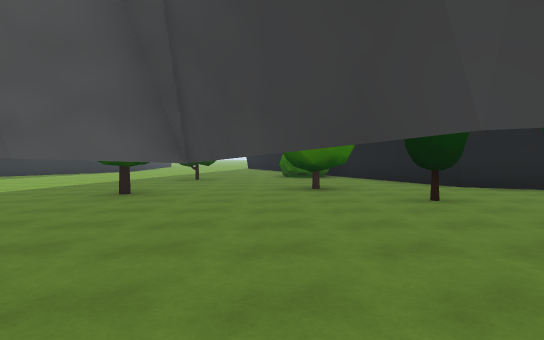
view 1 (above)

24 first-person views from a walk through a scene from a Unity 3-D project. The camera is 1.4 m above the floor, tilts 2° down and sees 75° across. The floor is counted in squares, 2 m on a side. Each view is taken from the middle of a square. On the plan, view 1 faces up. The plan holds only what a view shows up to about 11 squares ahead; the rest is blank. The place goes on beyond the plan. Some animated figures are not drawn.

view 2
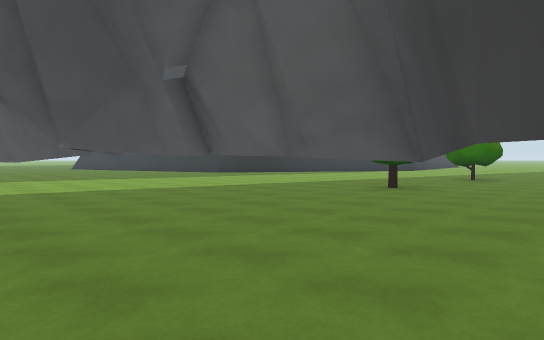

view 3
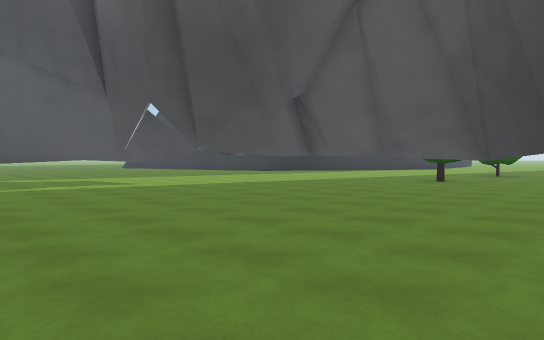

view 4
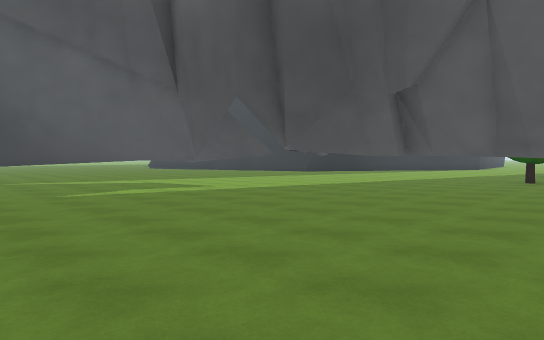

view 5
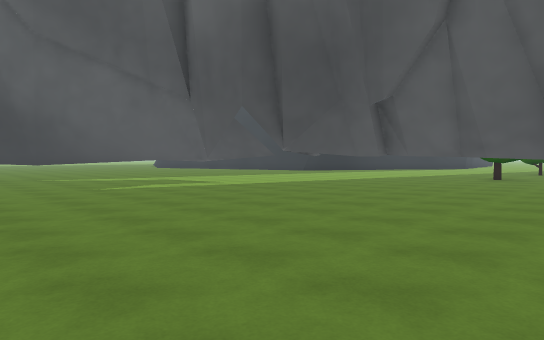

view 6
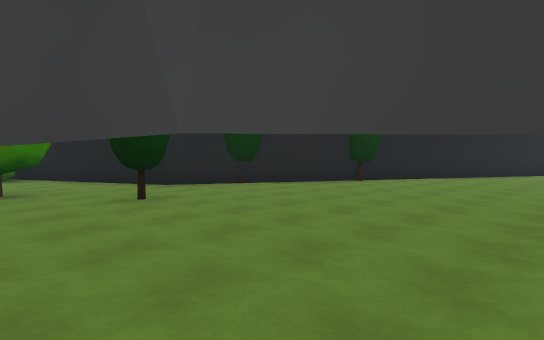

view 7
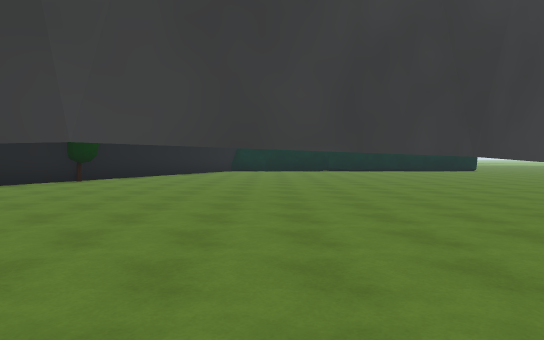

view 8
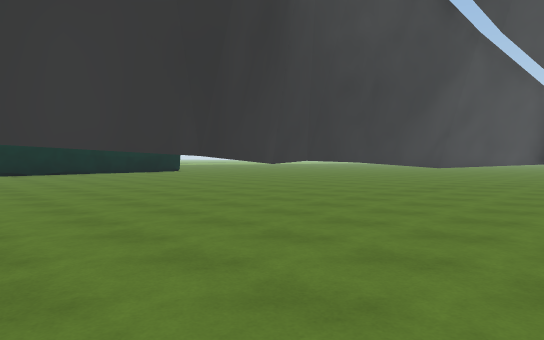

view 9
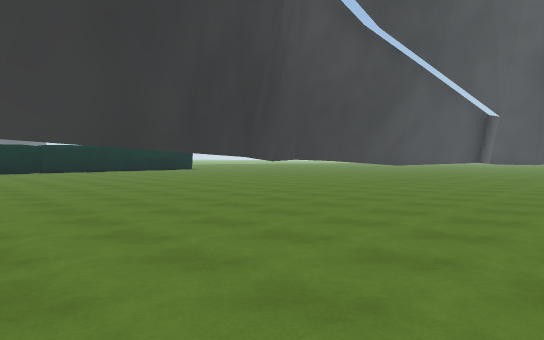

view 10
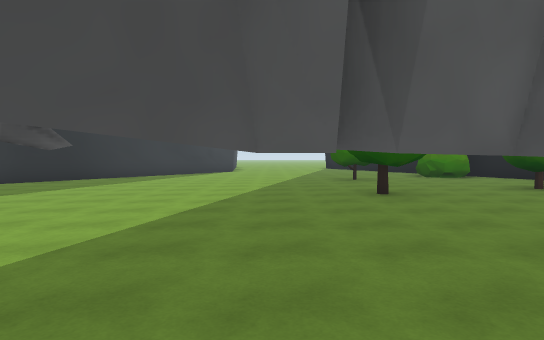

view 11
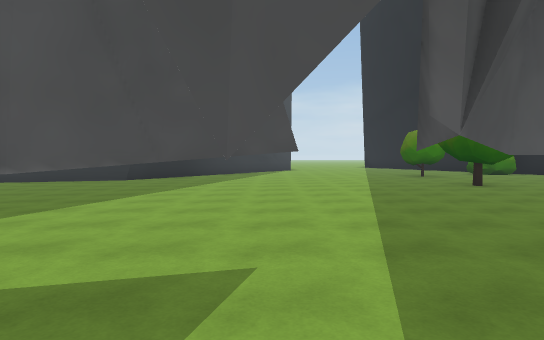

view 12
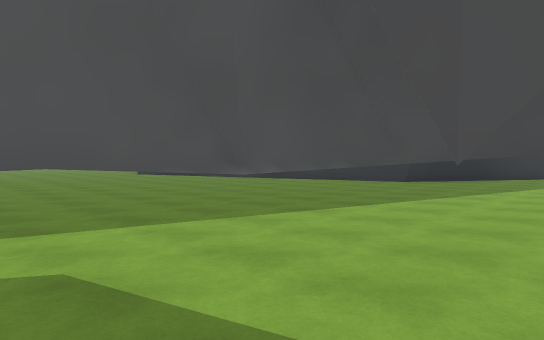

view 13
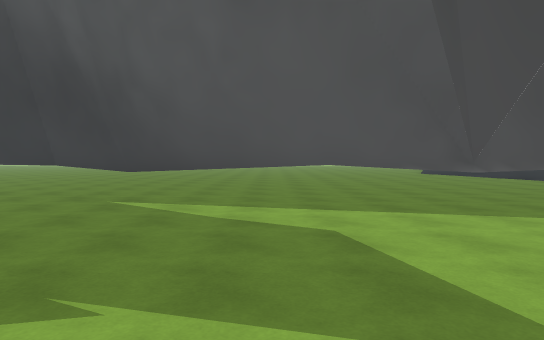

view 14
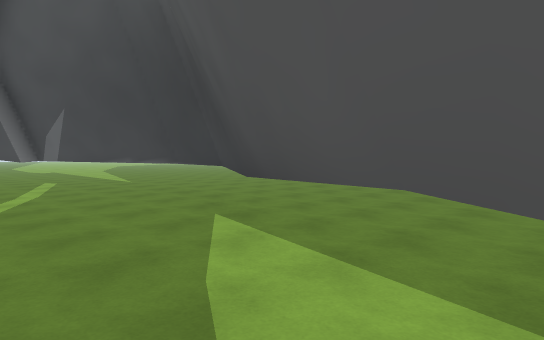

view 15
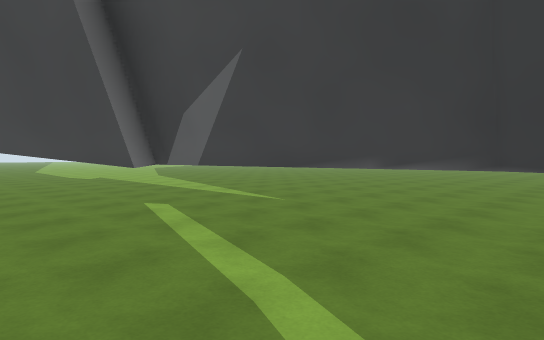

view 16
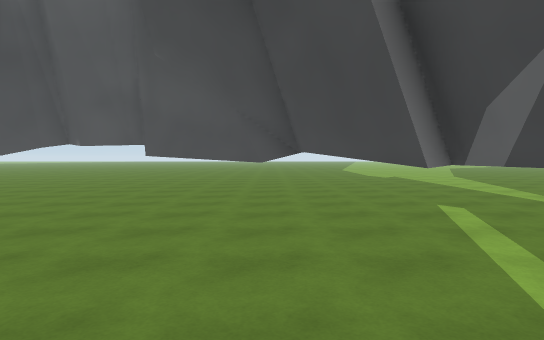

view 17
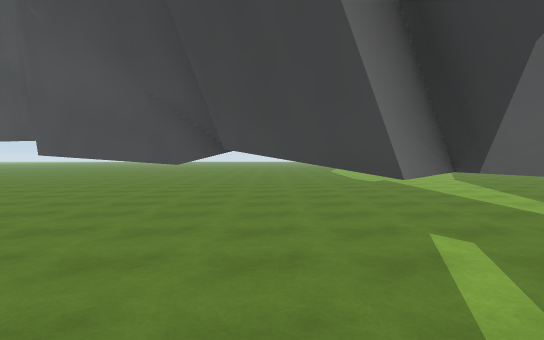

view 18
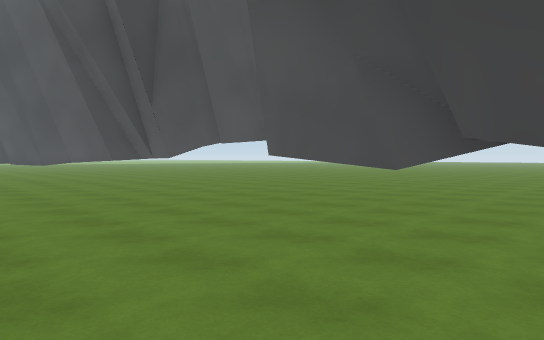

view 19
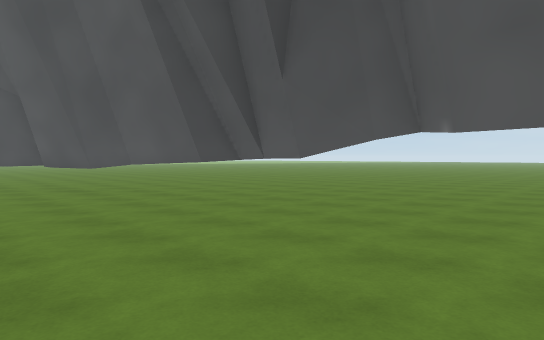

view 20
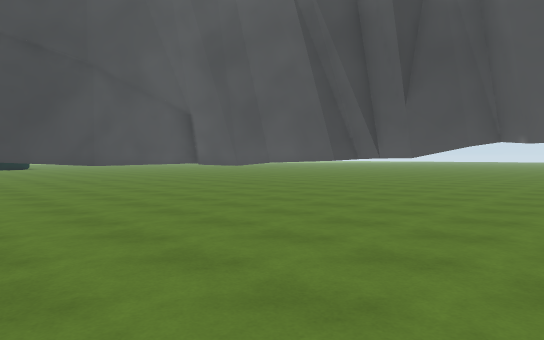

view 21
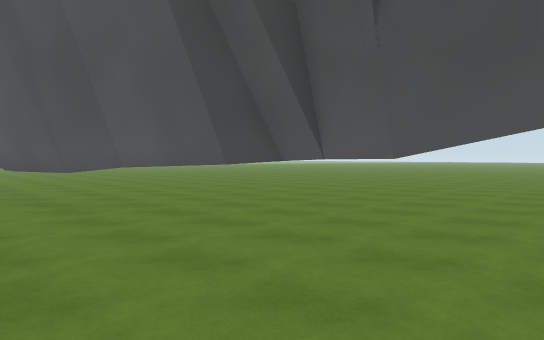

view 22
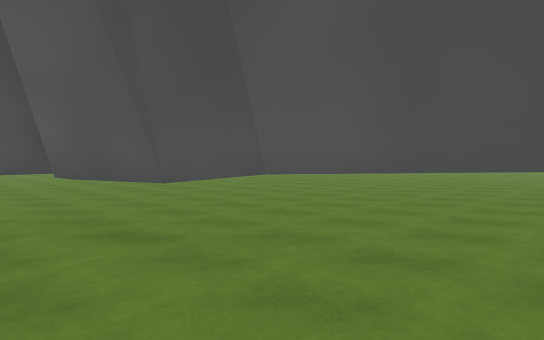

view 23
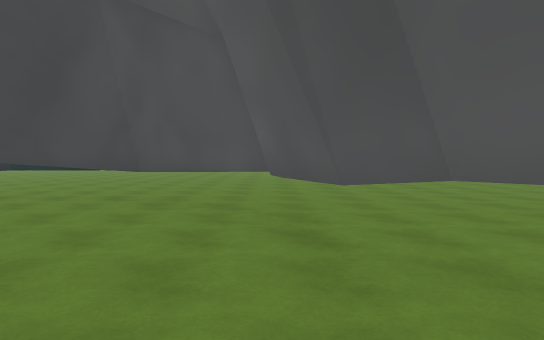

view 24
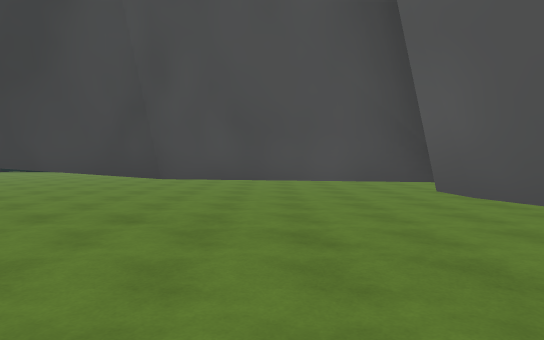

### Floor plan
Key: @ floor where view 1 was taken; # wall or solid block; x gap in a wall; . floor; T tree; H thing the floor can be seen under or through.
Columns run from 15 left of view 1 to 14 right of it. Each row starts with its distance up from view 1.
 13                  ##
 12    ##.       T.  .#
 11    #........TT....##
 10   ##...............#
  9  ##................##
  8 ................T...##
  7 ............T........####
  6 ............T.....T.....#T
  5 ..........................#
  4 ............................
  3 ...........HHHH..............
  2 .......H HH....H.............
  1 .....HH........H..........
  0 ....H..#.......@#.........
 -1 ....H............#..........
 -2 ...H.............#..........
 -3 ..H...............#...........
 -4 ..H................H..........
 -5 .H.................H.........
 -6 .H....  ...........H........
 -7 .H..... ...........H.......
 -8 ..H................H.......
 -9 ..H................H.......
-10 ...H...............H.......
-11 ....H.............H.......
-12 ....HH..........HH........
-13 ......HH......HH...........
-14 ........H  x##.............
-15 ..........................
-16 ........................
-17 ........................
-18 ........................
-19 .......................

Where each view was taken, in squares from view 1:
view 1: 0 up, 0 right, facing up
view 2: 1 down, 1 right, facing up-left
view 3: 4 down, 1 right, facing up-left
view 4: 5 down, 1 left, facing up-left
view 5: 6 down, 0 right, facing up-left
view 6: 0 up, 0 right, facing up-right
view 7: 0 up, 1 left, facing right
view 8: 1 down, 1 right, facing down-right
view 9: 1 up, 1 left, facing down-right
view 10: 0 up, 5 left, facing up
view 11: 2 down, 8 left, facing up
view 12: 1 down, 8 left, facing up-left
view 13: 1 down, 7 left, facing left
view 14: 0 up, 10 left, facing down-left
view 15: 6 down, 10 left, facing down-left
view 16: 6 down, 10 left, facing down
view 17: 8 down, 11 left, facing down
view 18: 10 down, 11 left, facing down-right
view 19: 10 down, 7 left, facing down-right
view 20: 6 down, 7 left, facing down-right
view 21: 11 down, 5 left, facing down-right
view 22: 11 down, 2 left, facing down-right
view 23: 12 down, 2 left, facing right
view 24: 11 down, 0 right, facing right
